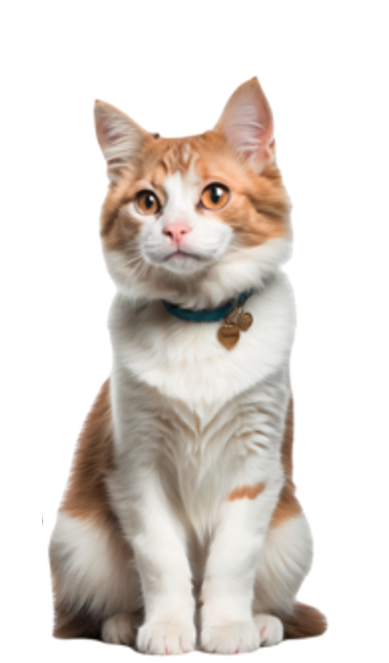
#> input picture 2장/data/cat.png, 389 x 663 px; its folder holds 3 pictures in this run
$ jupyter execute 5_compare_features.ipynb
#> lines starting #> are read from the running program, lines starting #| are printed output that depends on the picture; after the words box and inside, x2 and y2 are one past the last pixel; in counts of white or black regions, pixels touching at a corner belong together
[cell 1]
# 구글 드라이브 연결

from google.colab import drive
import shutil
import os

drive.mount('/content/drive')

project_path = '/content/drive/MyDrive/examples/2장/data'
os.makedirs(project_path, exist_ok=True)

# 현재 경로를 /content/drive로 설정
os.chdir(project_path)
print("현재 작업 디렉토리:", os.getcwd())
os.listdir(project_path)

[cell 2]
def getLBP(image):
    output_image = np.zeros_like(image)
    for i in range(1, image.shape[0] - 1):
        for j in range(1, image.shape[1] - 1):
            center = image[i, j]
            binary = ''
            binary += '1' if image[i-1, j-1] > center else '0'
            binary += '1' if image[i-1, j] > center else '0'
            binary += '1' if image[i-1, j+1] > center else '0'
            binary += '1' if image[i, j+1] > center else '0'
            binary += '1' if image[i+1, j+1] > center else '0'
            binary += '1' if image[i+1, j] > center else '0'
            binary += '1' if image[i+1, j-1] > center else '0'
            binary += '1' if image[i, j-1] > center else '0'
            output_image[i, j] = int(binary, 2)
    return output_image

[cell 3]
import cv2
import numpy as np
import matplotlib.pyplot as plt

def plot_histogram(image, title, color):
    hist = cv2.calcHist([image], [0], None, [256], [0, 256])
    plt.plot(hist, color=color)
    plt.xlim([0, 256])
    plt.title(title)

def apply_lbp(image):
    lbp = getLBP(image)
    return lbp

def apply_canny(image):
    return cv2.Canny(image, 100, 200)

def find_contours(image):
    contours, _ = cv2.findContours(image, cv2.RETR_EXTERNAL, cv2.CHAIN_APPROX_SIMPLE)
    return contours

def apply_hog(image):
    # Initialize HOG descriptor
    hog = cv2.HOGDescriptor()
    # Set cell size, block size, and stride which aligns with descriptor size
    cell_size = (8, 8)
    block_size = (16, 16)
    block_stride = (8, 8)
    win_size = (image.shape[1] // cell_size[1] * cell_size[1],
                image.shape[0] // cell_size[0] * cell_size[0])
    hog = cv2.HOGDescriptor(win_size, block_size, block_stride, cell_size, 9)
    # Compute HOG descriptors
    hog_descriptors = hog.compute(image)
    # Reshape HOG descriptors to visualize
    n_cells = (image.shape[0] // cell_size[0], image.shape[1] // cell_size[1])
    hog_image = np.zeros(n_cells)
    # Total number of cells in x and y direction
    n_cells_x, n_cells_y = n_cells
    # Number of orientations
    n_orientations = 9

    # Compute sum of absolute values of HOG descriptors for visualization
    for i in range(n_cells_x):
        for j in range(n_cells_y):
            block_index = i * n_cells_y + j
            hog_image[i, j] = np.sum(np.abs(hog_descriptors[block_index * n_orientations:(block_index + 1) * n_orientations]))

    hog_image = np.sqrt(hog_image)
    # Rescale for better visualization
    hog_image = hog_image / np.max(hog_image)
    return hog_image

def apply_sift(image):
    sift = cv2.SIFT_create()
    keypoints, descriptors = sift.detectAndCompute(image, None)
    img_keypoints = np.zeros_like(image)
    img_keypoints = cv2.drawKeypoints(image, keypoints, img_keypoints, flags=cv2.DRAW_MATCHES_FLAGS_DRAW_RICH_KEYPOINTS)
    return img_keypoints

[cell 4]
# 이미지 불러오기 및 그레이스케일 변환
image1 = plt.imread('cat.png')
#> image1 is the input picture: shape (663, 389, 4) float32; mean R, G, B, A 0.872, 0.846, 0.824, 1
image2 = plt.imread('dog.png')
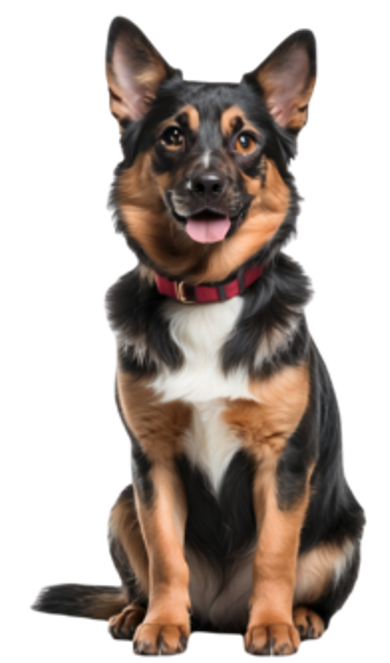
#> input picture 2장/data/dog.png, 390 x 663 px
#> image2 is the input picture: shape (663, 390, 4) float32; mean R, G, B, A 0.725, 0.683, 0.657, 1

# 원본 이미지
plt.figure(figsize=(10, 5))
plt.subplot(121)
plt.imshow(image1)
plt.subplot(122)
plt.imshow(image2)
plt.show()

[cell 5]
# 이미지 불러오기 및 그레이스케일 변환
image1 = cv2.imread('cat.png', cv2.IMREAD_GRAYSCALE)
#> image1: shape (663, 389); min 2, max 255, mean 216.9
image2 = cv2.imread('dog.png', cv2.IMREAD_GRAYSCALE)
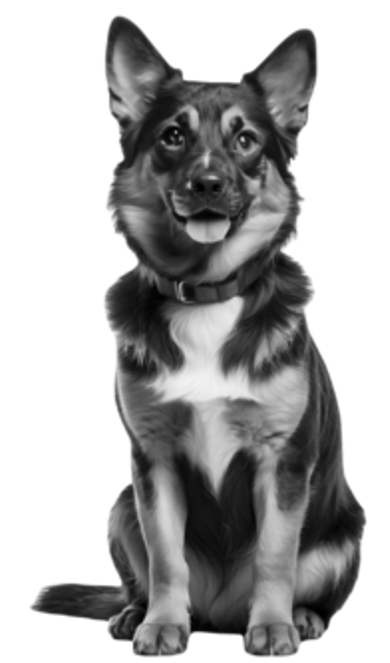
#> image2: shape (663, 390); min 0, max 255, mean 176.3

# 색상 히스토그램 계산 및 비교
plt.figure(figsize=(10, 5))
plt.subplot(121)
plot_histogram(image1, 'Histogram for Image 1', 'blue')
#> in plot_histogram, `hist = cv2.calcHist([image], [0], None, [256], [0, 256])`: hist = 256 values, max 142480 at index 255, min 0 at index 0, mean 1007.4
plt.subplot(122)
plot_histogram(image2, 'Histogram for Image 2', 'red')
plt.show()
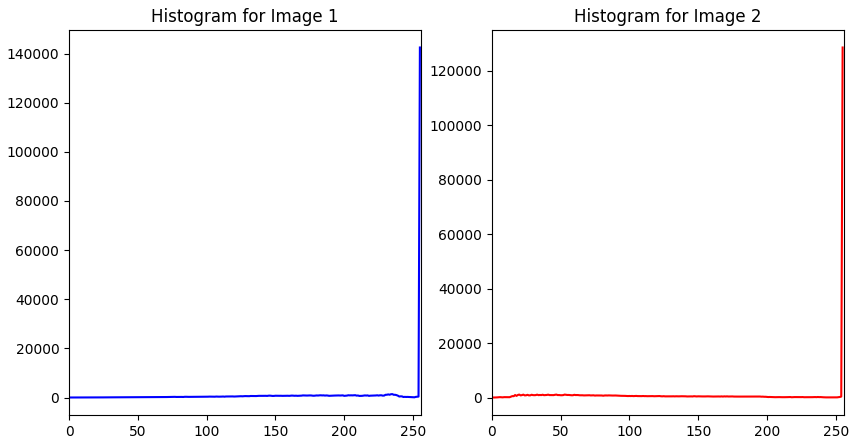
#> figure drawn by matplotlib, 2 panels; panel 1: curve peaks at x = 255, y = 142480; panel 2: curve peaks at x = 255, y = 128608

# 질감 분석
lbp1 = apply_lbp(image1)
#> after the loop in getLBP, `for i in range(1, image.shape[0] - 1):`:
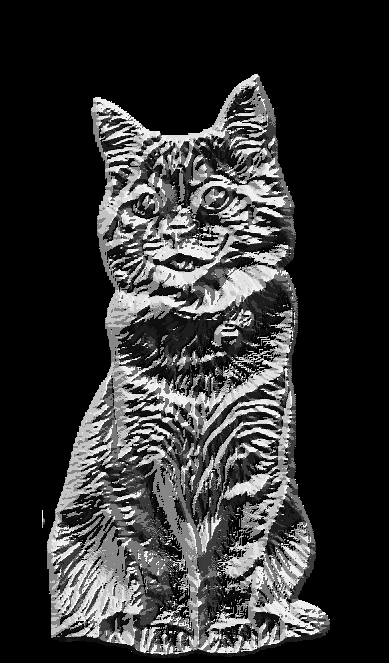
#> output_image: shape (663, 389); min 0, max 255, mean 50.6
lbp2 = apply_lbp(image2)
#> after the loop in getLBP (call 2), `for i in range(1, image.shape[0] - 1):`:
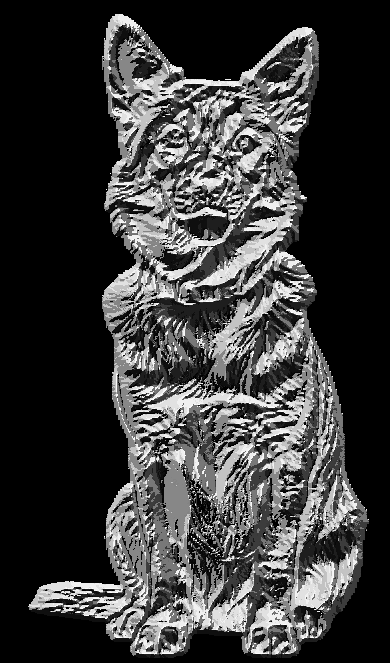
#> output_image: shape (663, 390); min 0, max 255, mean 58.6

plt.figure(figsize=(10, 5))
plt.subplot(121)
plt.imshow(lbp1, cmap='gray')
plt.title('LBP of Image 1')
plt.subplot(122)
plt.imshow(lbp2, cmap='gray')
plt.title('LBP of Image 2')
plt.show()

# 엣지 검출
edges1 = apply_canny(image1)
#> in apply_canny, `return cv2.Canny(image, 100, 200)`:
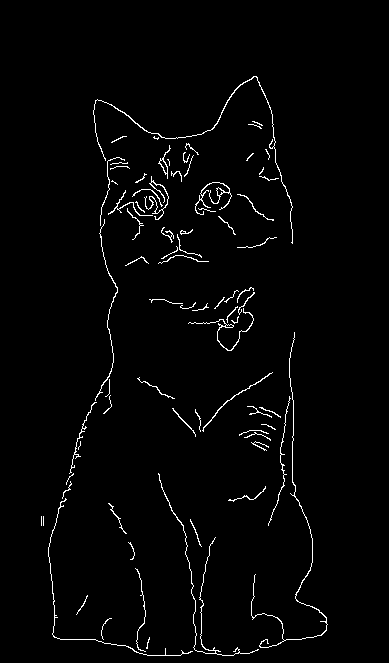
#> returned value: shape (663, 389); 2% white in thin lines or dots, all inside (x1, y1, x2, y2) = (41, 76, 328, 656)
edges2 = apply_canny(image2)
#> in apply_canny (call 2), `return cv2.Canny(image, 100, 200)`:
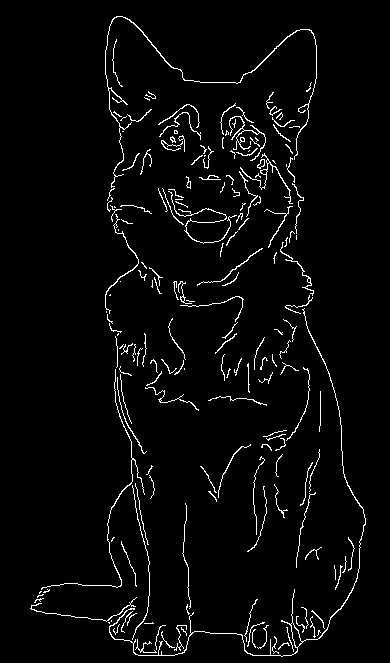
#> returned value: shape (663, 390); 3.3% white in thin lines or dots, all inside (x1, y1, x2, y2) = (30, 16, 366, 657)

plt.figure(figsize=(10, 5))
plt.subplot(121)
plt.imshow(edges1, cmap='gray')
plt.title('Edges of Image 1')
plt.subplot(122)
plt.imshow(edges2, cmap='gray')
plt.title('Edges of Image 2')
plt.show()

# 외곽선 추출
contours1 = find_contours(edges1)
#> in find_contours, `contours, _ = cv2.findContours(image, cv2.RETR_EXTERNAL, cv2.CHAIN_APP..`: contours = 77 contours, 64 with area under 20; largest, box (x1, y1, x2, y2) and area: (93, 76, 293, 244) 97, (195, 182, 232, 215) 80, (158, 145, 171, 179) 70, (251, 332, 328, 648) 58, (188, 308, 254, 351) 56
#> contours1 has the same summary as contours in find_contours
contours2 = find_contours(edges2)
#> in find_contours (call 2), `contours, _ = cv2.findContours(image, cv2.RETR_EXTERNAL, cv2.CHAIN_APP..`: contours = 187 contours, 169 with area under 20; largest, box (x1, y1, x2, y2) and area: (109, 308, 366, 657) 270, (105, 16, 317, 188) 160, (240, 153, 293, 204) 73, (229, 116, 266, 161) 69, (105, 214, 139, 314) 43
#> contours2 has the same summary as contours in find_contours

contour_image1 = np.zeros_like(image1)
contour_image2 = np.zeros_like(image2)

cv2.drawContours(contour_image1, contours1, -1, (255, 0, 0), 3)
#> contour_image1: shape (663, 389); 8.4% white; 27 white regions, largest, box (x1, y1, x2, y2) and area: (46, 74, 330, 658) 12447, (106, 174, 171, 242) 1548, (186, 285, 257, 353) 1349
cv2.drawContours(contour_image2, contours2, -1, (255, 0, 0), 3)
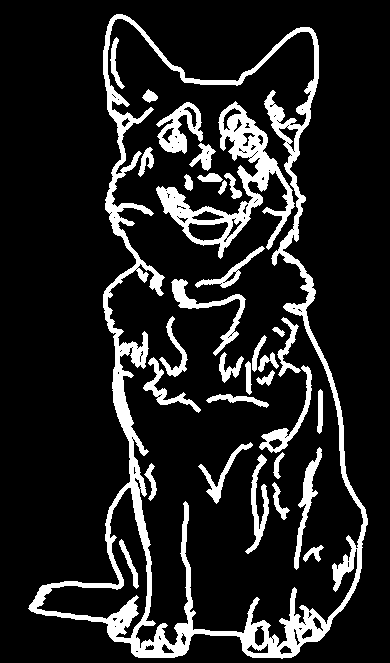
#> contour_image2: shape (663, 390); 13.8% white; 33 white regions, largest, box (x1, y1, x2, y2) and area: (28, 14, 368, 659) 19489, (156, 101, 295, 259) 5058, (156, 102, 203, 154) 1146

plt.figure(figsize=(10, 5))
plt.subplot(121)
plt.imshow(contour_image1, cmap='gray')
plt.title('Contours of Image 1')
plt.subplot(122)
plt.imshow(contour_image2, cmap='gray')
plt.title('Contours of Image 2')
plt.show()

# HOG Features
hog1 = apply_hog(image1)
hog2 = apply_hog(image2)

plt.figure(figsize=(10, 5))
plt.subplot(121)
plt.imshow(hog1, cmap='gray')
plt.title('HOG Image 1')
plt.subplot(122)
plt.imshow(hog2, cmap='gray')
plt.title('HOG Image 2')
plt.show()

# SIFT Features
sift1 = apply_sift(image1)
#> in apply_sift, `keypoints, descriptors = sift.detectAndCompute(image, None)`: keypoints = 330 keypoints; strongest (x, y, size): (219, 191, 4.2), (302, 624, 24.3), (151, 198, 2.9), (287, 636, 6.5)
#> in apply_sift, `img_keypoints = cv2.drawKeypoints(image, keypoints, img_keypoints, fla..`:
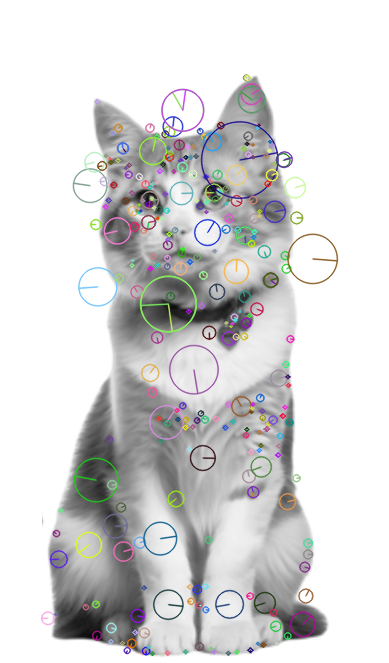
#> img_keypoints: shape (663, 389, 3); mean of channels 0, 1, 2 215, 214.8, 215; drawn as B, G, R
sift2 = apply_sift(image2)
#> in apply_sift (call 2), `keypoints, descriptors = sift.detectAndCompute(image, None)`: keypoints = 521 keypoints; strongest (x, y, size): (62, 600, 26), (125, 36, 25.8), (303, 41, 17.9), (320, 605, 29.2)
#> in apply_sift (call 2), `img_keypoints = cv2.drawKeypoints(image, keypoints, img_keypoints, fla..`:
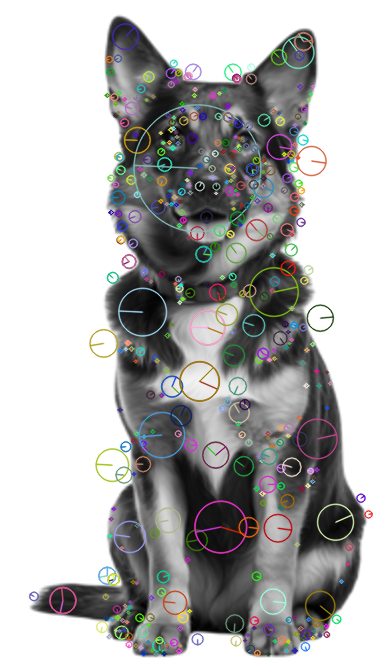
#> img_keypoints: shape (663, 390, 3); mean of channels 0, 1, 2 176.9, 177.4, 177.5; drawn as B, G, R

plt.figure(figsize=(10, 5))
plt.subplot(121)
plt.imshow(sift1)
plt.title('SIFT Keypoints Image 1')
plt.subplot(122)
plt.imshow(sift2)
plt.title('SIFT Keypoints Image 2')
plt.show()
